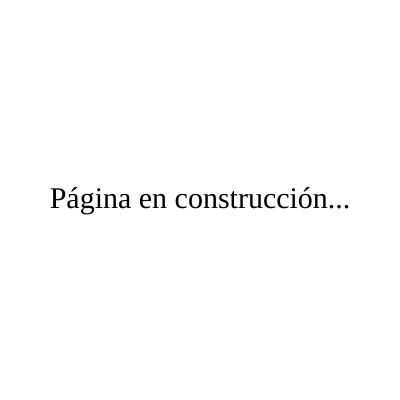
Frame 1 (no input)
Frame 60 (no input): identical to frame 1, image omitted
Frame 120 (the mouse pressed at the canvas centre since frame 60): identical to frame 1, image omitted

The p5.js sketch that drew this single still picture (run headless with seeded random() and noise() and a simulated clock; from frame 60 on, the mouse is pressed at the canvas centre):

// p5.js sketch
// ── sketch.js
let yPosition = 0; // Posición inicial en Y de las líneas

function setup() {
  createCanvas(400, 400);
}

function draw() {
  background(255, 1); // Fondo blanco
  
  // Dibuja las líneas blancas intermitentes
  for (let x = 0; x < width; x += 40) {
    stroke(255);
    line(x, yPosition, x + 20, yPosition + 20);
  }
  
  yPosition += 2; // Incrementa la posición Y para que las líneas bajen en diagonal
  
  // Reinicia la posición Y cuando las líneas salen de la pantalla
  if (yPosition > height) {
    yPosition = -20;
  }

  fill(255);
  circle(width/2, height/2, 350);

  textFont('Italic');
  textSize(30);
  textAlign(CENTER, CENTER);
  fill(0);
  text("Página en construcción...", width/2, height/2);
}
